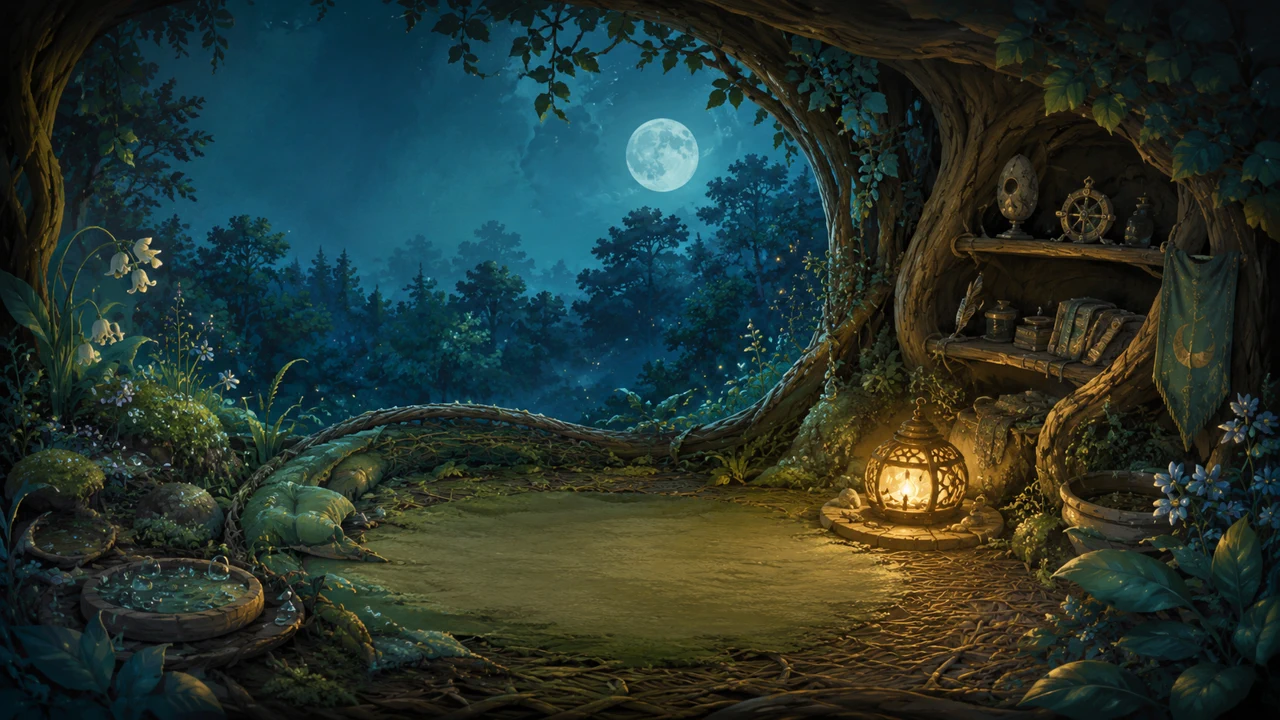
#> input picture app/src/main/assets/game/atlas/hub/hub_moonmoth_hearth.webp, 1280 x 720 px
$ python remove_chroma_key.py ../../app/src/main/assets/game/atlas/hub/hub_moonmoth_hearth.webp out.png
#> lines starting #> are read from the running program, lines starting #| are printed output that depends on the picture
#!/usr/bin/env python3
"""Extract generated sprite strips from a uniform chroma background."""

from __future__ import annotations

import argparse
import math
from pathlib import Path

from PIL import Image, ImageStat


def main() -> None:
    parser = argparse.ArgumentParser()
    parser.add_argument("input", type=Path)
    parser.add_argument("output", type=Path)
    args = parser.parse_args()

    source = Image.open(args.input).convert("RGB")
#> source is the input picture: PIL image 1280x720 RGB; mean R, G, B 38.4, 53.3, 46.8
    border = Image.new("RGB", (source.width * 2 + source.height * 2, 1))
    samples = (
        list(source.crop((0, 0, source.width, 1)).getdata())
        + list(source.crop((0, source.height - 1, source.width, source.height)).getdata())
        + list(source.crop((0, 0, 1, source.height)).getdata())
        + list(source.crop((source.width - 1, 0, source.width, source.height)).getdata())
    )
#> samples = 4000 items, first 6: (6, 6, 6), (6, 6, 6), (6, 6, 6), (6, 6, 6), (6, 6, 6), (6, 6, 6)
    border.putdata(samples)
    key = tuple(round(channel) for channel in ImageStat.Stat(border).median)
#> key = (9, 15, 14)

    result = Image.new("RGBA", source.size)
#> result: PIL image 1280x720 RGBA; every value is 0
    output = []
    for red, green, blue in source.getdata():
        distance = math.sqrt(
            (red - key[0]) ** 2 + (green - key[1]) ** 2 + (blue - key[2]) ** 2
        )
        alpha = round(max(0.0, min(1.0, (distance - 14.0) / 52.0)) * 255)
        magenta_excess = min(red, blue) - green
        if magenta_excess > 6:
            alpha = round(alpha * max(0.0, min(1.0, (48 - magenta_excess) / 42)))
        if alpha < 255:
            # Reduce magenta spill while retaining warm gold and cream edges.
            spill = max(0, magenta_excess)
            red = max(0, red - round(spill * (1 - alpha / 255) * 0.55))
            blue = max(0, blue - round(spill * (1 - alpha / 255) * 0.55))
        output.append((red, green, blue, alpha))
#> this loop made 921600 passes
#> (red, green, blue, distance, magenta_excess) on passes 1 to 12: (6, 6, 6, 12.41, 0), (6, 6, 6, 12.41, 0), (6, 6, 6, 12.41, 0), (6, 6, 6, 12.41, 0), (6, 6, 6, 12.41, 0), (6, 6, 6, 12.41, 0), (6, 6, 6, 12.41, 0), (6, 6, 6, 12.41, 0), (6, 6, 6, 12.41, 0), (6, 6, 6, 12.41, 0), (6, 6, 6, 12.41, 0), (6, 6, 6, 12.41, 0)
#> (distance, magenta_excess, red, blue) on passes 61 to 66: (7.28, -3, 10, 8), (8.6, -3, 9, 7), (10.05, -3, 8, 6), (12.21, -2, 7, 5), (12.21, -2, 7, 5), (13.78, -2, 6, 4)
#> after the loop, output = 921600 items
    result.putdata(output)
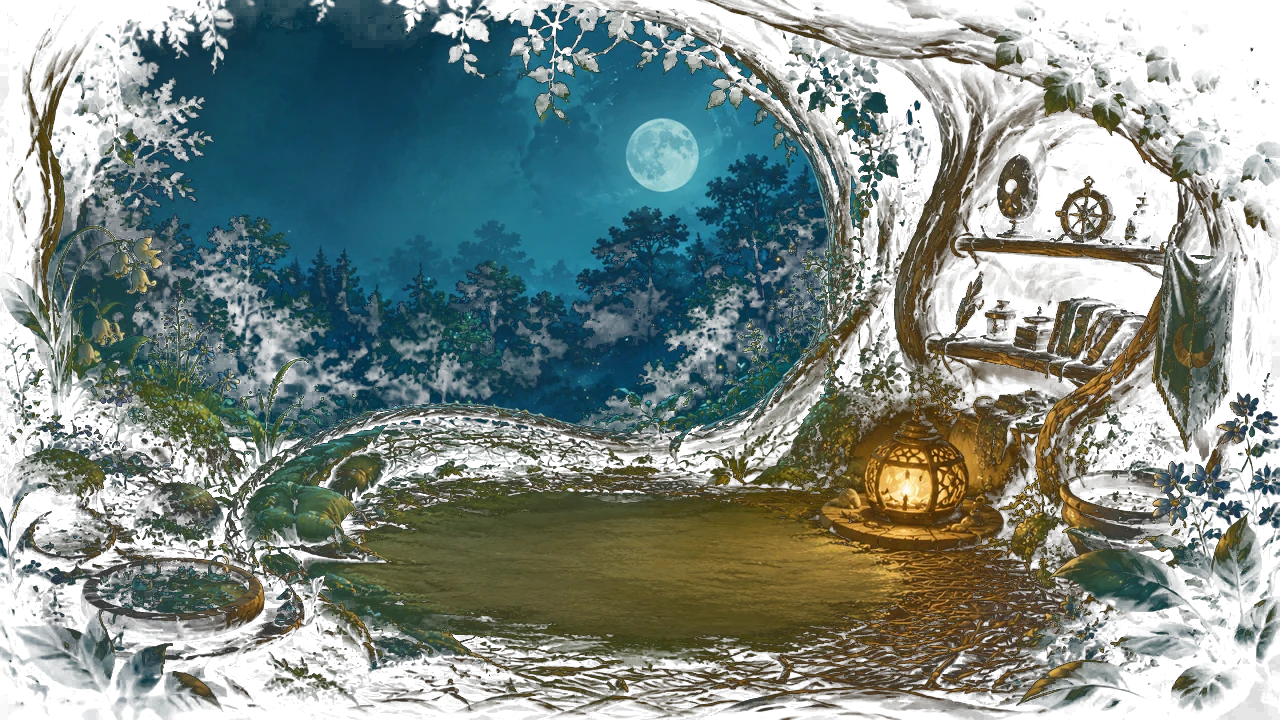
#> result: PIL image 1280x720 RGBA; mean R, G, B, A 38.4, 53.3, 46.8, 158; transparent parts drawn white
    args.output.parent.mkdir(parents=True, exist_ok=True)
    result.save(args.output)


if __name__ == "__main__":
    main()
